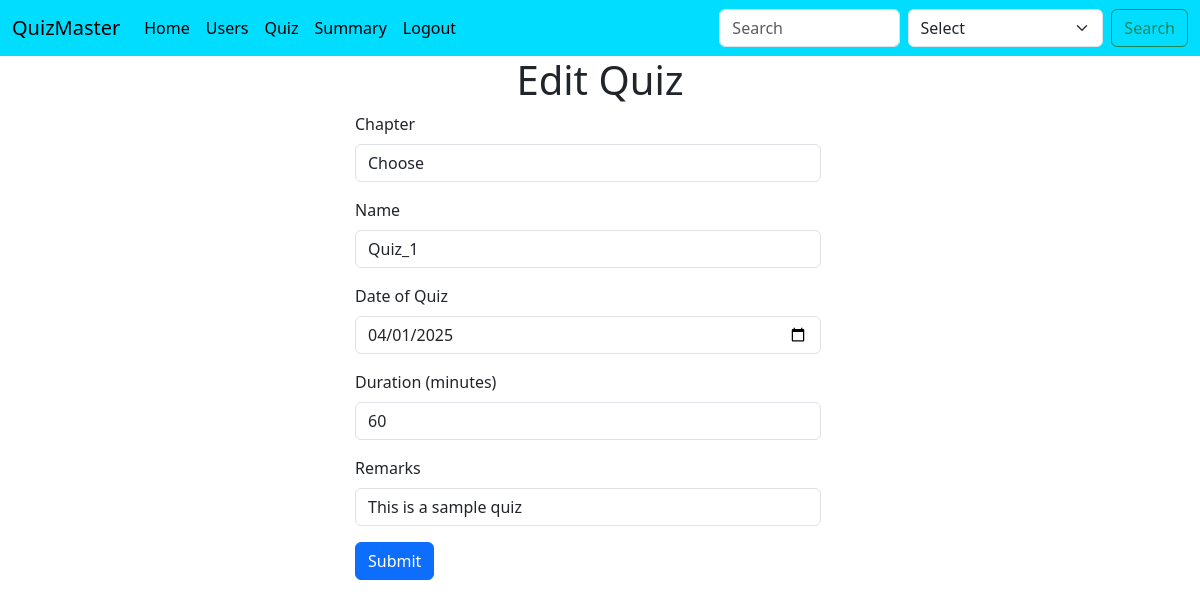
The app's page /edit_quiz/1 (signed in), older data.
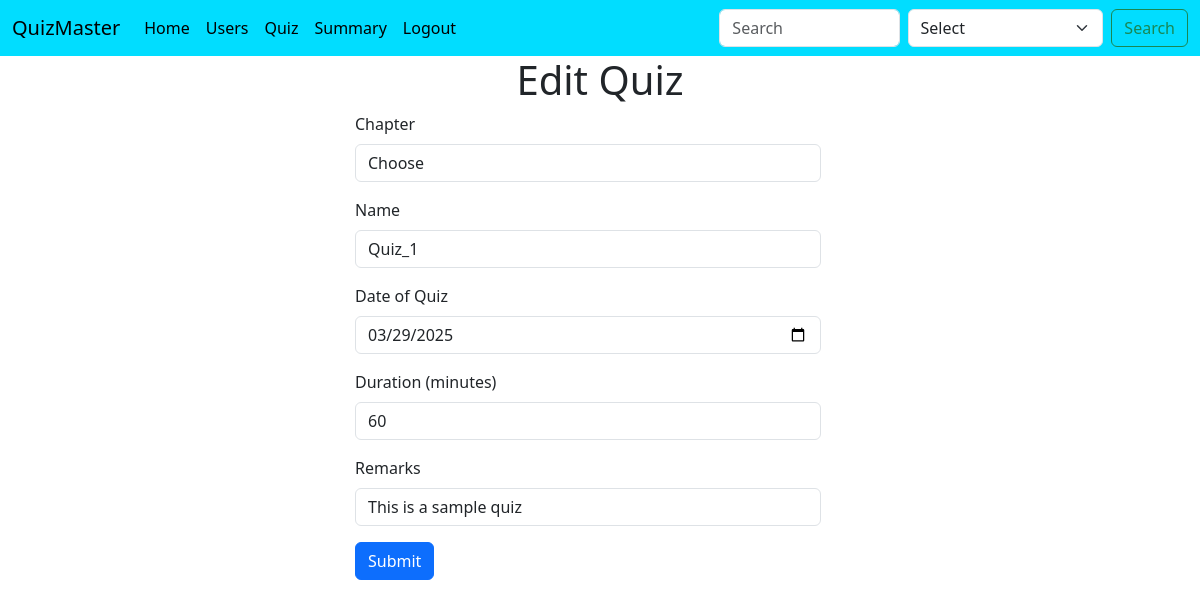
The same page, newer data.
### controllers/database.py (models this page shows, shortened)
class Quiz(db.Model):
    id = db.Column(db.Integer, primary_key=True, autoincrement=True)
    name = db.Column(db.String(100), nullable=False)
    chapter_id = db.Column(db.Integer, db.ForeignKey('chapter.id'), nullable=False)
    date_of_quiz = db.Column(db.Date , nullable=False)
    duration = db.Column(db.Integer, nullable=False)
    remarks = db.Column(db.Text, nullable=True)
    questions = db.relationship('Question', backref='quiz', lazy=True, cascade="all, delete-orphan")
    results = db.relationship('Result', backref='quiz', lazy=True, cascade="all, delete-orphan")

### controllers/edit_routes.py (the view, shortened to what this page needs)
@app.route("/edit_quiz/<int:quiz_id>" , methods = ["GET","POST"])
def edit_quiz(quiz_id):
    if session.get("user_role",None) == "admin":
        quiz = Quiz.query.filter_by(id = quiz_id).first()
        if not quiz:
            flash("Quiz not found")
            return redirect(url_for("quiz_management"))
        if request.method == "GET":
            chapters = Chapter.query.all()
            return render_template("edit_quiz.html",quiz = quiz, chapters = chapters)
    else:
        flash("You are not authorized to access this page")
        return redirect(url_for("quiz_management"))

### templates/edit_quiz.html (shortened to what this page needs)
{% extends 'base.html' %}
{% block body %}
<div><h1 class = "text-center">Edit Quiz</h1></div>
<div class="container-fluid row justify-content-center">
    <form class = "col-5" action="{{url_for('edit_quiz', quiz_id = quiz.id)}}" method="POST">
        <div class="mb-3">
            <label for="exampleFormControlInput1" class="form-label">Chapter</label>
            <select class="form-control" aria-label="Default select example" name="chapter_id" value="{{quiz.chapter_id}}">
                <option selected>Choose</option>
            </select>
        </div>
        <div class="mb-3">
            <label for="quizDate" class="form-label">Name</label>
            <input type="text" class="form-control" id="quizDate" name="name" required value="{{quiz.name}}">
        </div>
        <div class="mb-3">
            <label for="quizDate" class="form-label">Date of Quiz</label>
            <input type="date" class="form-control" id="quizDate" name="date" required value="{{quiz.date_of_quiz}}">
        </div>
        <div class="mb-3">
            <label for="quizDuration" class="form-label">Duration (minutes)</label>
            <input type="number" class="form-control" id="quizDuration" name="duration" required value="{{quiz.duration}}">
        </div>
        <div class="mb-3">
            <label for="inputPassword5" class="form-label">Remarks</label>
            <input type="text" id="inputPassword5" class="form-control" aria-describedby="passwordHelpBlock" name="remarks" value="{{quiz.remarks}}">
        </div>
        <div>
            <button type="submit" class="btn btn-primary">Submit</button>
        </div>
    </form>
</div>
{% endblock body %}

Row changes from the older to the newer data that the page shows:
changed Quiz "Choose": date "04/01/2025" → "03/29/2025"
